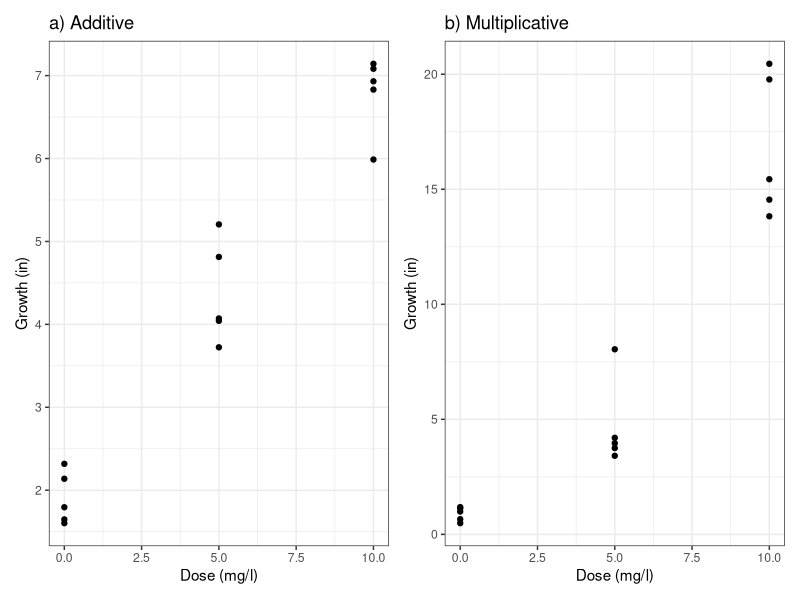
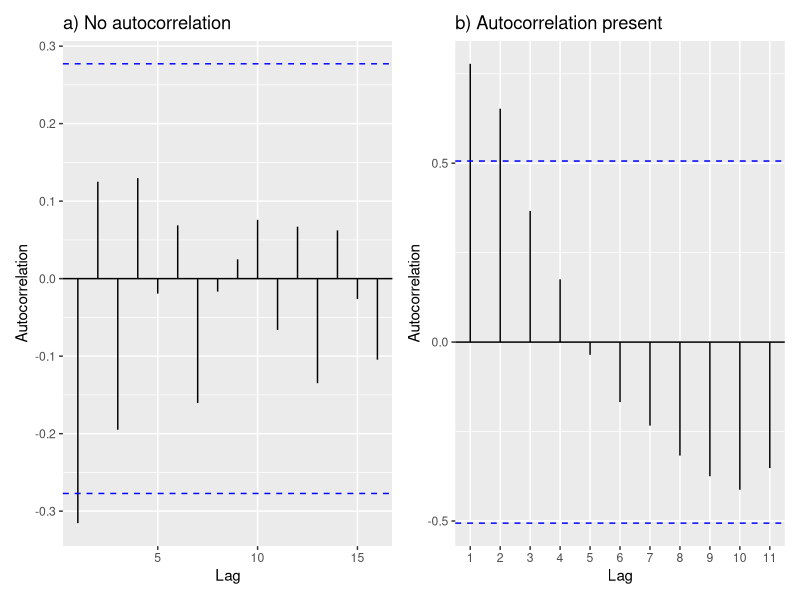
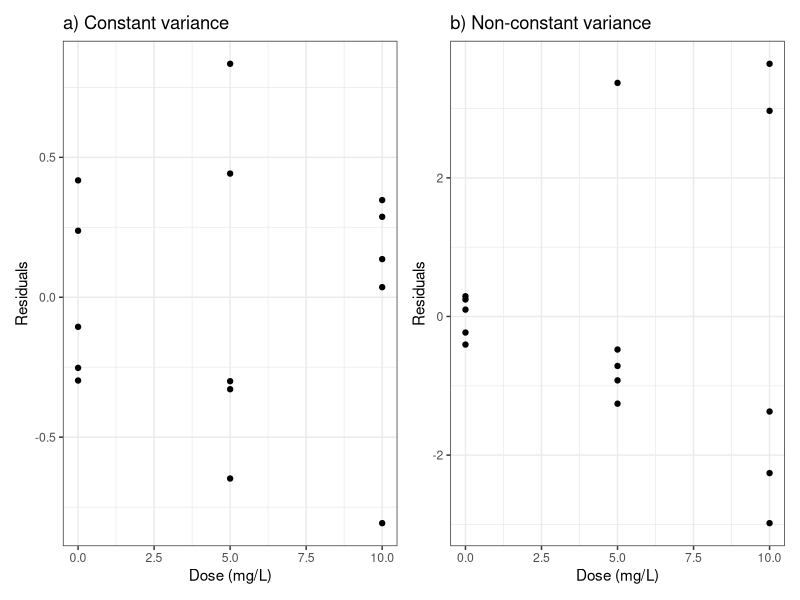
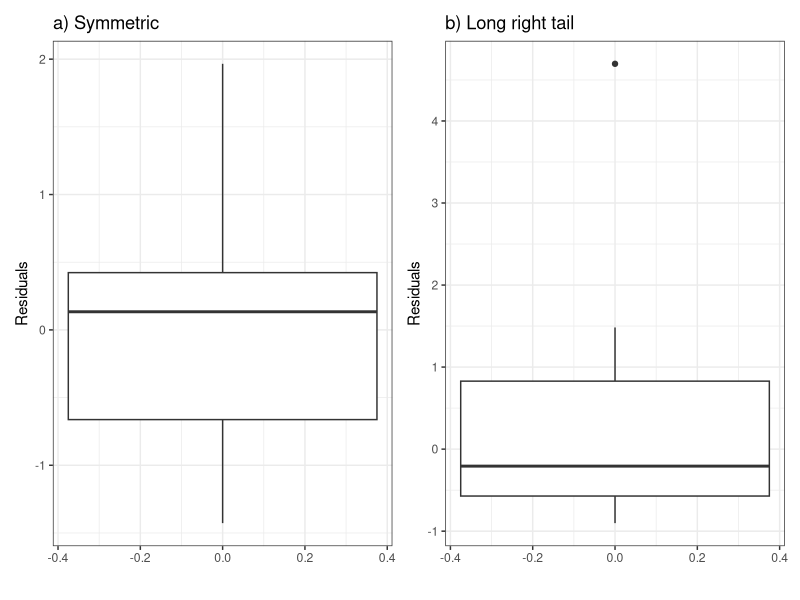

Reproduce these figures in R, in order.
## ---- chunk 1
knitr::opts_chunk$set(echo = F, fig.show = 'hold', message = F, warning = F)
library(tidyverse)
library(patchwork)
set.seed(6523)
## ---- chunk 2
dat <- tibble(
    x = rep(
        c(0, 5, 10),
        each = 5
    ),
    y1 = 2 + x * 0.5 + rnorm(15, sd = 0.5),
    y2 = exp(x * 0.3 + rnorm(15, sd = 0.3))
)

ad <- ggplot(data = dat, aes(x = x, y = y1)) +
    geom_point() +
    theme_bw() +
    ylab("Growth (in)") +
    xlab("Dose (mg/l)") +
    ggtitle("a) Additive")

m <- ggplot(data = dat, aes(x = x, y = y2)) +
    geom_point() +
    theme_bw() +
    ylab("Growth (in)") +
    xlab("Dose (mg/l)") +
    ggtitle("b) Multiplicative")

ad + m

## ---- chunk 3
library(forecast)
dat_ts <- tibble(
    y1 = rnorm(50),
    y2 = arima.sim(
        n = 50,
        list(ar = 0.6, ma = 0.3)
    )
)
pna <- ggAcf(dat_ts$y1) +
    ggtitle("a) No autocorrelation") +
    ylab("Autocorrelation")

pa <- ggAcf(dat$y2) +
    ggtitle("b) Autocorrelation present") +
    ylab("Autocorrelation")

pna + pa
## ---- chunk 4
dat <- dat %>% mutate(
    r1 = resid(lm(y1 ~ factor(x))),
    r2 = resid(lm(y2 ~ factor(x)))
)

v1 <- ggplot(data = dat, aes(x=x, y = r1))+
    geom_point() +
    theme_bw() +
    ylab("Residuals") +
    xlab("Dose (mg/L)") +
    ggtitle("a) Constant variance")

v2 <- ggplot(data = dat, aes(x=x, y = r2))+
    geom_point() +
    theme_bw() +
    ylab("Residuals") +
    xlab("Dose (mg/L)") +
    ggtitle("b) Non-constant variance")

v1 + v2
## ---- chunk 5
box1 <- qplot(y = rnorm(20), geom = "boxplot") +
    theme_bw() +
    ggtitle("a) Symmetric") +
    ylab("Residuals")

box2 <- qplot(y = rlnorm(20) - 1, geom = "boxplot") +
    theme_bw() +
    ggtitle("b) Long right tail") +
    ylab("Residuals")

box1 + box2
